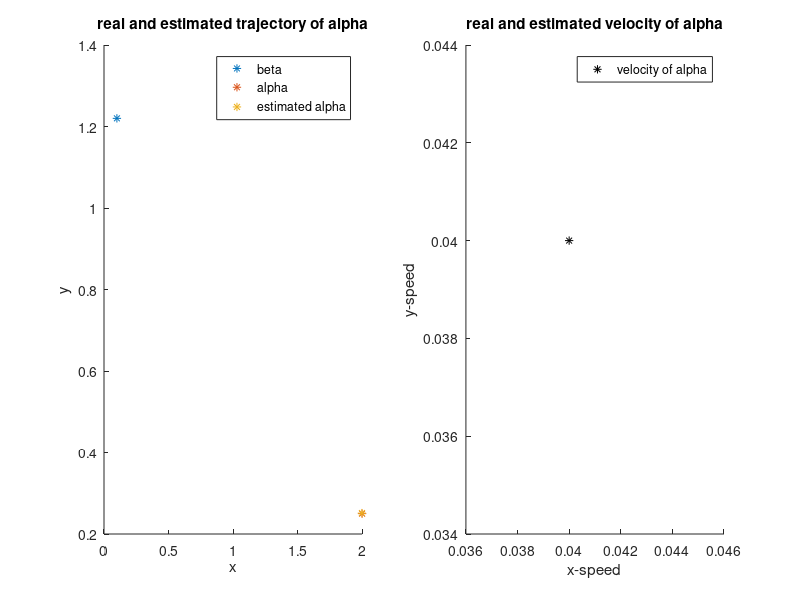
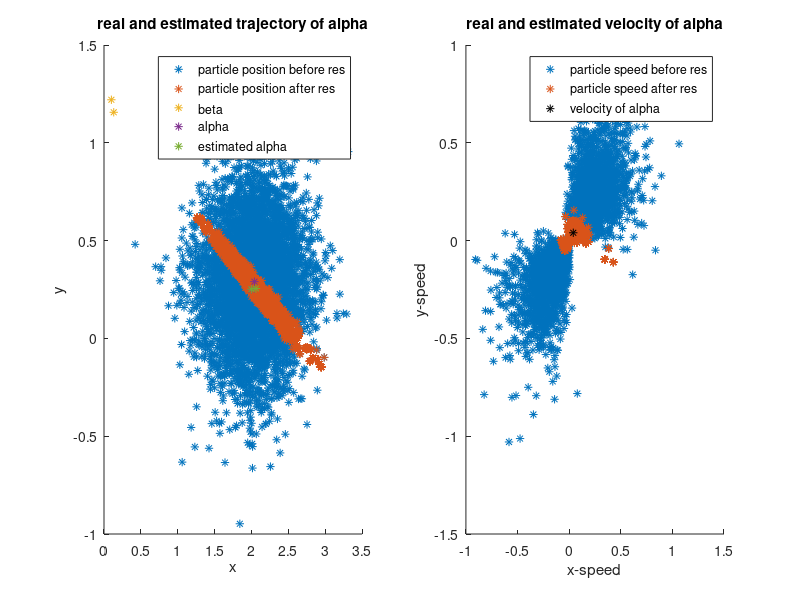
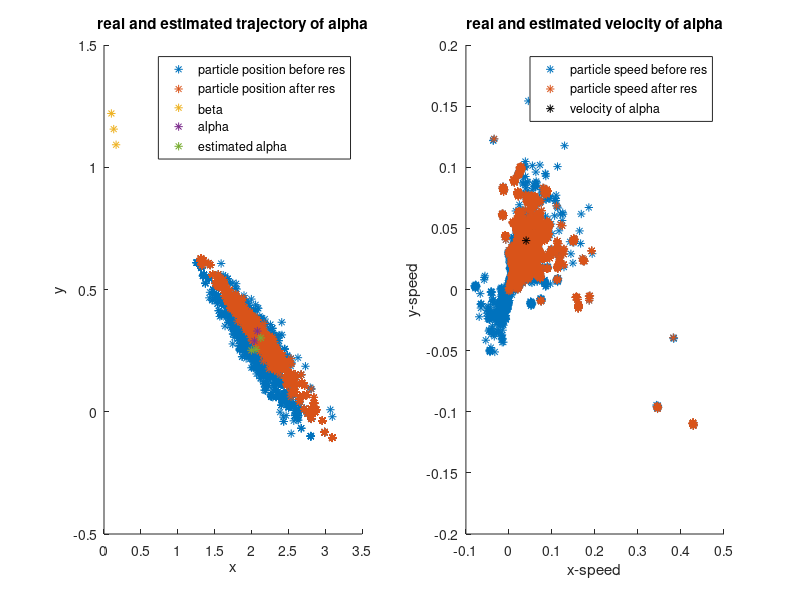
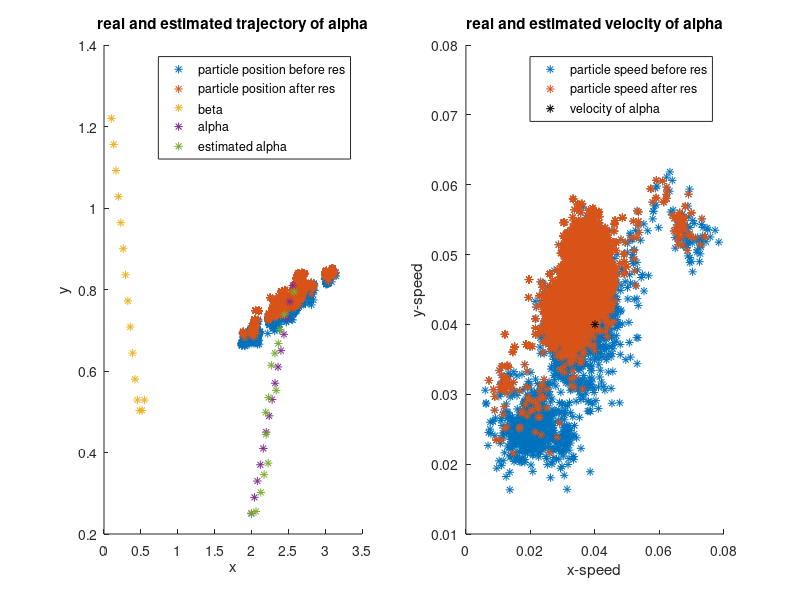

These charts were generated, in order, by the following MATLAB code:
% you need to create folder 'images_q4' in current directory

% sequential_monte_carlo_simple_02PA.m - Started Thu 30 Apr 2015

%   This Matlab script implements a Sequential Monte Carlo (SMC) method for
%   a simple nonlinear dynamical system.
%
%
%   Reference: Computational Methods in Statistics, Anuj Srivastava, August
%   24, 2009, http://stat.fsu.edu/~anuj/pdf/classes/CompStatII10/BOOK.pdf
%   See in particular problem 3 of section 10.5.


% ** Let us define the dynamical system using the following model:
% x_{t+1} = F(x_t) + Gamma u_t
% y_t = G(x_t) + w_t.
% where x_t in R^m, y_t in R^p,


load('data.mat');


T = 1;

t_f = 25;  % final time. Sugg: 1e2
d_x = 4;  % dimension of state space;
d_y = 1;  % dimension of output space;
d_u = 2;  % dimension of u;

Fmatrix = [1,0,T,0; 0,1,0,T; 0,0,1,0; 0,0,0,1];
F = @(x) Fmatrix*x;  % choice of the function F for the dynamical system
Gamma = [T^2/2,0; 0,T^2/2; T,0; 0,T];
h = @(x) atan2(x(1),x(2));  % choice of output function G.


sigma_r = sqrt(0.1);
sigma_thet = 0.01;% variance of the noise on the measured bearing angle
sigma_s = sqrt(0.1);
sigma_c = sqrt(0.1);
mu_u = 0;
sigma_u = 0.001;
mu_w = 0;




out_noise_pdf = @(w) 1/sqrt((2*pi)^d_y*abs(det(sigma_thet^2))) * exp(-.5*(w-mu_w)'*inv(sigma_thet^2)*(w-mu_w));  % pdf of the output noise w_t


obs_velocity = zeros(2, t_f+1);%last velocity considered equal to second-to-last-velocity
for t=1:t_f
    obs_velocity(:,t) = (observer(:,t+1) - observer(:,t))/T;
end
obs_velocity(:,t_f+1)=obs_velocity(:,t_f);






% *** SEQUENTIAL MONTE CARLO METHOD ***

n = 5000; %TOMODIFY  % sample set size. Sugg: 1e2
X = cell(n,t_f +1);   % particles will be stored in X
Xtilde = cell(n,t_f +1);  % to store the predictions

% ** Generate initial sample set {x_0^i,...,x_0^n}


t = 0;
for i = 1:n
    r_ev = r + sigma_r*randn(1,1); % random distance evaluated from the initial distribution
    theta_ev = theta + sigma_thet*randn(1,1);
    s_ev = s + sigma_s*randn(1,1);
    c_ev = c + sigma_c*randn(1,1);
    X{i,t +1} = [r_ev*sin(theta_ev); r_ev*cos(theta_ev); s_ev*sin(c_ev)-obs_velocity(1,1) ; s_ev*cos(c_ev)-obs_velocity(2,1)];
    % we sample from the distribution of x_0
end

% ** Start loop on time:


for t = 0:t_f-1
    U = [T/2*(obs_velocity(:,t+2)-obs_velocity(:,t+1)); obs_velocity(:,t+2)-obs_velocity(:,t+1)];%mal placé

    % ** Prediction
    for i = 1:n
        u = mu_u + sigma_u * randn(d_u,1);
        Xtilde{i,t+1 +1} = F(X{i,t +1}) - U + Gamma * u;
    end
    
    
    % ** Correction
    
    y = measurements(t+1 +1);  % y is the true output at time t+1
    
    weights = zeros(1,n);
    for i=1:n
        weights(i) = out_noise_pdf(y-h(Xtilde{i,t+1 +1}));
    end

    
    ind_sample = randsample(n,n,true,weights);
    
    
    for i=1:n
        X{i,t+1 +1} = Xtilde{ind_sample(i),t+1 +1};
    end
    
    
end


%%%%%%%%%%%%%%%%%%%%%%%%%


targ_velocity = zeros(2, t_f+1);%last velocity considered equal to second-to-last velocity
for t=1:t_f
    targ_velocity(:,t) = (target(:,t+1) - target(:,t))/T;
end
targ_velocity(:,t_f+1)=targ_velocity(:,t_f);



Xmat = cell2mat(X);
Xpos = Xmat(1:4:n*4,:);
Ypos = Xmat(2:4:n*4,:);

Xmean = zeros(1,t_f+1); %mean of the n iterations at each time
for i = 1:t_f+1
    Xmean(i) = mean(Xpos(:,i));
end
Ymean = zeros(1,t_f+1);
for i = 1:t_f+1
    Ymean(i) = mean(Ypos(:,i));
end

part_bef_res = cell2mat(Xtilde);
part_aft_res = Xmat;

%PLOTTING
for k = [1 2 3 15 26];
    figure
    subplot(1,2,1)
    title('real and estimated trajectory of alpha');
    hold on
    if k==1
        % do nothing --> we haven't used monte carlo yet
    else
        plot(part_bef_res(1:4:4*n,k-1)+observer(1,k),part_bef_res(2:4:4*n,k-1)+observer(2,k),'*')
        plot(part_aft_res(1:4:4*n,k)+observer(1,k),part_aft_res(2:4:4*n,k)+observer(2,k),'*')
    end
    
    plot(observer(1,1:k), observer(2,1:k),'*');
    plot(target(1,1:k), target(2,1:k),'*');
    plot(observer(1,1:k)+Xmean(1:k), observer(2,1:k)+Ymean(1:k),'*');
    if k==1
        legend('beta','alpha','estimated alpha')
    else
        legend('particle position before res','particle position after res','beta','alpha','estimated alpha')
    end
    xlabel('x');
    ylabel('y');
    
    subplot(1,2,2)
    hold on
    title('real and estimated velocity of alpha');
    if k==1
        % do nothing --> we haven't used monte carlo yet
    else
        plot(part_bef_res(3:4:4*n,k-1)+obs_velocity(1,k),part_bef_res(4:4:4*n,k-1)+obs_velocity(2,k),'*')
        plot(part_aft_res(3:4:4*n,k)+obs_velocity(1,k),part_aft_res(4:4:4*n,k)+obs_velocity(2,k),'*')
    end
    
    plot(targ_velocity(1,k),targ_velocity(2,k), '*k');
    if k==1
        legend('velocity of alpha')
    else
        legend('particle speed before res','particle speed after res','velocity of alpha')
    end
    
    xlabel('x-speed');
    ylabel('y-speed');
    saveas(gcf,strcat('images_q4/k_',num2str(k),'.jpg'))
end